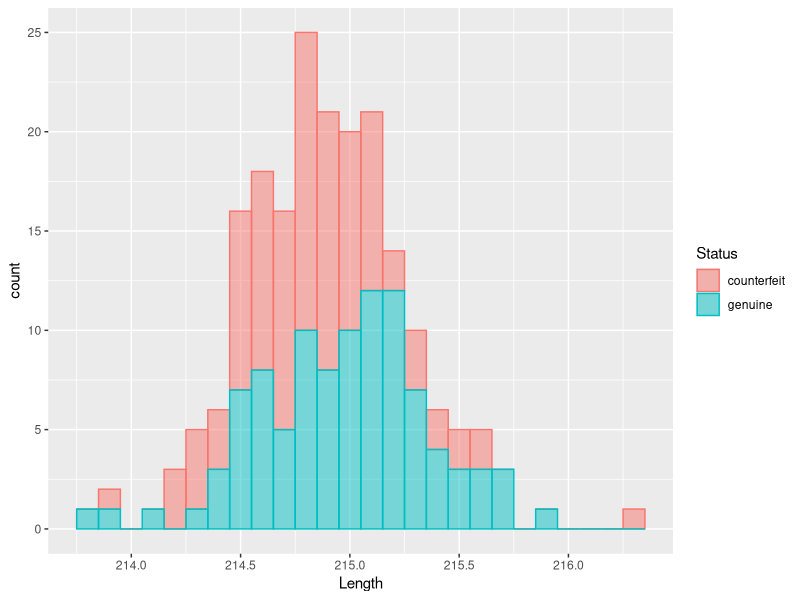

Generate this figure with R:
## ---- chunk 1
library(mclust)
library(ggplot2)
ggplot(banknote, aes(x=Length, color=Status,fill =Status)) +
  geom_histogram(alpha=0.5,binwidth = 0.1
                 )
